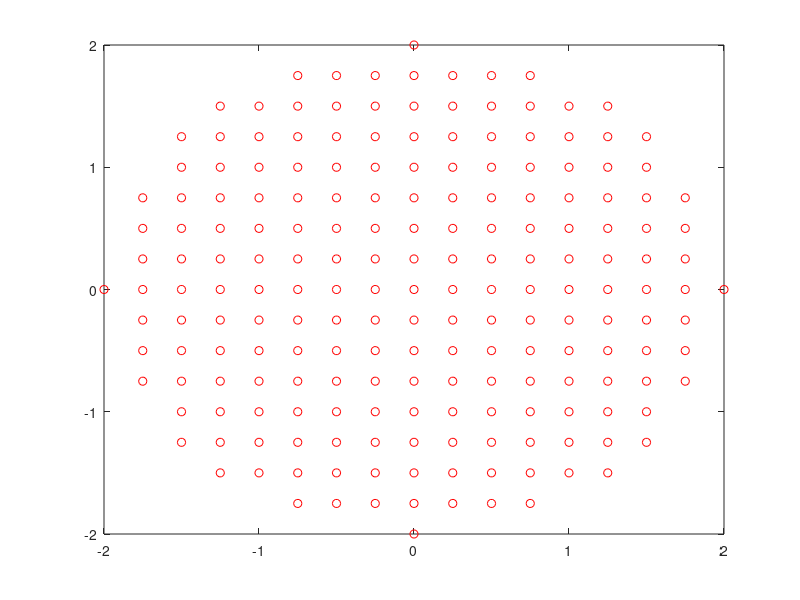

The MATLAB script that drew this image: (Note: this script raises an error after producing the figure.)
clear;
%close all;
dim=2;
dimp1=dim+1;
rx3=1/sqrt(5);
% sphere reflecting surface
h=1;
hr=2;
f=1;
g=@(z)f*h./(h^2+z(:,1).^2+z(:,2).^2).^1.5;
rtar=h*sqrt((1-rx3^2)/rx3^2);
%%
left=[-rtar -rtar];
right=[rtar rtar];
Nm=17;%3 5 8 10 13 16 20 25 28
coord1=linspace(left(1),right(1),Nm);
coord2=linspace(left(2),right(2),Nm);
[X,Y]=meshgrid(coord1,coord2);
Z=[X(:) Y(:)];
Z=Z(sqrt(sum(Z.^2,2))<=rtar,:);
den=g(Z);

% nZ=3;%13 40 73 142 218 349 559 561 712
% H = Hammersley(nZ, dim)';
% %figure
% %plot(H(1,:),H(2,:),'ro')
% %H=sobol(1:K1,:)';
% Z=-[rtar rtar]+2*rtar*H;
% Z=Z(sqrt(sum(Z.^2,2))<=rtar,:);
% den=g(Z);

% nZ=3;%16 41 75 138(250) 220 355 600
% Z=-[rtar rtar]+2*rtar*rand(nZ,dim);
% %[~,Z] = kmeans(Z,nZ/8);
% Z=Z(sqrt(sum(Z.^2,2))<=rtar,:);
% den=g(Z);

% Z=[0 -1;0 1];
% den=g(Z);

den1=den/sum(den);
errorbound=1e-4;
ind=den1>errorbound;
target_den=den(ind);
K=length(target_den);
x3=-h;
F2=[Z(ind,:) x3*ones(K,1)];
%plot3(F2(:,1),F2(:,2),target_den,'ro')
figure
plot(F2(:,1),F2(:,2),'ro')
%%
[target_den,sindtarget_den]=sort(target_den,'descend');%'ascend''descend'
F2=F2(sindtarget_den(1:K),:);

Sample_num=23e4;%60
dray=sample_on_hemisphere(Sample_num,dimp1);
dray=dray(:,dray(3,:)>=rx3);

F1=[0 0 0];
normF2=sqrt(sum(F2.^2,2))';
normalizeF2=F2./normF2';
M=max(normF2);

gami=max(dray'*normalizeF2');
gam=max(gami);

a1=sqrt((2*hr+h)^2+F2(1,1)^2+F2(1,2)^2)/2;
c1=norm(F2(1,:))/2;
d1=a1-c1^2/a1;

amax=2/(1-gami(1)*(sqrt(1+d1^2/M^2)-d1/M));
amin=(1-gam)/2;
%sphere reflector
d=[d1;amax*d1*ones(K-1,1)];
de=[0;ones(K-1,1)]*(d1*(amax-amin)/4);

I=1*ones(length(dray),1);
I=I*sum(target_den)/sum(I);
errnorm=sum(I);
eplison=errorbound;
eplison2=errorbound*1e-1;

v=F2-F1;
dv=sqrt(sum(v.^2,2));
nv=v./dv;

d=d-de;
C=20e3;
interval_target=target_den+eplison/sqrt(K*(K-1));
tic
for k=1:C
    %modified Kochengrin algorithm
    e=sqrt(1+d.^2./dv.^2)-d./dv;
    t=d./(1-e.*nv*dray);
    mint_ind=t==min(t);
    color=sum(mint_ind.*I',2);
%    color=sum(t==min(t),2)*I; %sphere reflector
%     color=sum(t==max(t),2)*bright*I;%falt reflector
    err=sqrt(sum((color-target_den).^2)/K)/errnorm;
    if err<eplison || norm(de)<eplison2
        break
    end
    lo=color>interval_target;
    lo(1)=0;
    de(lo)=de(lo)/2;
    d(lo)=d(lo)+de(lo);
    if max(lo)
        continue
    end
    lo=color<interval_target;
    lo(1)=0;
    de(lo)=1.25*de(lo);
    d(lo)=d(lo)-de(lo);
end
RefTime=toc

%% sampling
% num_sample_refl=20e4;
% refrays=sample_on_hemisphere(num_sample_refl,dimp1);
% refrays=refrays(:,refrays(3,:)>=rx3)';
% refrays=refrays(1:10e4,:);

num_sample_refl=5e4;%length(refrays);

F1=[0 0 0];
v=F2-F1;
dv=sqrt(sum(v.^2,2));
nv=v./dv;
e=sqrt(1+d.^2./dv.^2)-d./dv;

eps=1e-6;%use:1e-6;
rho=@(x)-eps*lse(-(d./(1-sum(e.*nv.*x,2)))/eps);
gradrho=@(x)gradfg(x,nv,e,d,dimp1,eps);
refdri=zeros(num_sample_refl,dimp1);
HitTar=zeros(num_sample_refl,dimp1);
rhox=zeros(num_sample_refl,1);
for i=1:num_sample_refl
    Drho=gradrho(refrays(i,:));
    Z(i,:)=Drho;
    rhox(i)=rho(refrays(i,:));
    normdir=[Drho(1:dim) 0]-refrays(i,:)*(rhox(i)+Drho(1:dim)*refrays(i,1:dim)');
    normdir=normdir/sqrt(sum(normdir.^2));
    refdri(i,:)=refrays(i,:)-2*(refrays(i,:)*normdir')* normdir;
    distan=(x3-refrays(i,dimp1).*rhox(i))./refdri(i,dimp1);
    HitTar(i,:)=refrays(i,:)*rhox(i)+refdri(i,:)*distan;
end
figure
plot3(refdri(:,1),refdri(:,2),refdri(:,3),'r.')
figure
plot(HitTar(:,1),HitTar(:,2),'r.')

% HitTar1=-h*refrays./refrays(:,dimp1);
% figure
% plot(HitTar1(:,1),HitTar1(:,2),'r.')

%%
Nps=50;
U=linspace(-pi/2,pi/2,Nps);
V=linspace(0,2*pi,Nps);
[sU,sV]=meshgrid(U,V);
sX=2*cos(sU).*cos(sV);
sY=2*cos(sU).*sin(sV);
sZ=2*sin(sU);
figure
surf(sX,sY,sZ,'FaceColor','red','FaceAlpha',0.1,'EdgeColor','none')
hold on

U=linspace(asin(rx3),pi/2,Nps);
V=linspace(0,2*pi,Nps);
[sU,sV]=meshgrid(U,V);
sX=cos(sU).*cos(sV);
sY=cos(sU).*sin(sV);
sZ=sin(sU);
refrays1=[sX(:) sY(:) sZ(:)];
num_sample_refl=length(refrays1);
rhox1=zeros(num_sample_refl,1);
for i=1:num_sample_refl   
    rhox1(i)=rho(refrays1(i,:));
end
refrays1rho=refrays1.*rhox1;
sXp=reshape(refrays1rho(:,1), size(sX));
sYp=reshape(refrays1rho(:,2), size(sX));
sZp=reshape(refrays1rho(:,3), size(sX));
% figure
surf(sXp,sYp,sZp,'EdgeColor','none')
%colormap(mycolormap('viridis'))
camlight right;
 lighting phong;
% shading interp
axis('equal', 'tight')
set(gca,'box','off');
set(gca,'visible','off');

%%
exportgraphics(gca,['C:\Users\Administrator\OneDrive\文档\W2\ReflectorBayesia_v6\tuii\'.....
    'testexa\testexaRefLowEe-4K561.png'],'ContentType','image','Resolution',150)

%%
function res = lse(v)
    % Compute log sum exp
    maxv= max(v); % Max for numerical stability
    res =maxv + log(sum(exp(v - maxv))); % Log-sum-exp operation
end
function res = gradfg(x,nv,e,d,dimp1,eps)
v=-(d./(1-sum(e.*nv.*x,2)))/eps;
maxv=max(v);
vtmax=v-maxv;
expvtmaxden=exp(vtmax);
int1=sum(expvtmaxden);
int2=sum(expvtmaxden.*(d.*e.*(nv-x.*nv(:,dimp1)/x(dimp1))./(1-e.*sum(x.*nv,2)).^2));
res=int2/int1;
end
function [randd,nd]=sample_on_hemisphere(N,dim)
randd=randn(N,dim);
nd=sqrt(sum(randd.^2,2));
randd=randd./nd;
randd(:,3)=abs(randd(:,3));
randd=randd.';
end
